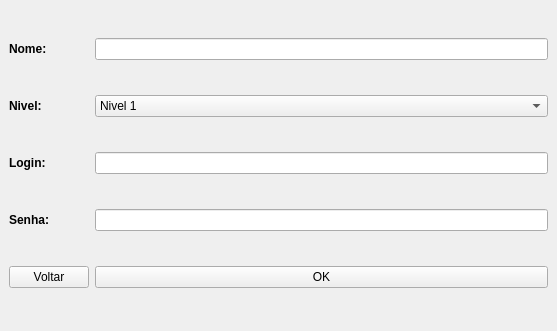
<?xml version="1.0" encoding="UTF-8"?>
<ui version="4.0">
 <class>Cad_Logins</class>
 <widget class="QMainWindow" name="Cad_Logins">
  <property name="geometry">
   <rect>
    <x>0</x>
    <y>0</y>
    <width>557</width>
    <height>331</height>
   </rect>
  </property>
  <property name="windowTitle">
   <string>Cadastro Logins</string>
  </property>
  <property name="windowIcon">
   <iconset resource="logo.qrc">
    <normaloff>:/icon/ufpel.png</normaloff>:/icon/ufpel.png</iconset>
  </property>
  <widget class="QWidget" name="centralwidget">
   <layout class="QGridLayout" name="gridLayout">
    <item row="0" column="0">
     <widget class="QLabel" name="label">
      <property name="font">
       <font>
        <weight>75</weight>
        <bold>true</bold>
       </font>
      </property>
      <property name="text">
       <string>Nome:</string>
      </property>
     </widget>
    </item>
    <item row="0" column="1">
     <widget class="QLineEdit" name="lineEdit"/>
    </item>
    <item row="1" column="0">
     <widget class="QLabel" name="label_2">
      <property name="font">
       <font>
        <weight>75</weight>
        <bold>true</bold>
       </font>
      </property>
      <property name="text">
       <string>Nivel:</string>
      </property>
     </widget>
    </item>
    <item row="1" column="1">
     <widget class="QComboBox" name="comboBox_2">
      <item>
       <property name="text">
        <string>Nivel 1</string>
       </property>
      </item>
      <item>
       <property name="text">
        <string>Nivel 2</string>
       </property>
      </item>
     </widget>
    </item>
    <item row="2" column="0">
     <widget class="QLabel" name="label_3">
      <property name="font">
       <font>
        <weight>75</weight>
        <bold>true</bold>
       </font>
      </property>
      <property name="text">
       <string>Login:</string>
      </property>
     </widget>
    </item>
    <item row="2" column="1">
     <widget class="QLineEdit" name="lineEdit_3"/>
    </item>
    <item row="3" column="0">
     <widget class="QLabel" name="label_4">
      <property name="font">
       <font>
        <weight>75</weight>
        <bold>true</bold>
       </font>
      </property>
      <property name="text">
       <string>Senha:</string>
      </property>
     </widget>
    </item>
    <item row="3" column="1">
     <widget class="QLineEdit" name="lineEdit_4">
      <property name="inputMask">
       <string/>
      </property>
      <property name="maxLength">
       <number>999999999</number>
      </property>
      <property name="echoMode">
       <enum>QLineEdit::Password</enum>
      </property>
     </widget>
    </item>
    <item row="4" column="0">
     <widget class="QPushButton" name="pushButton_2">
      <property name="text">
       <string>Voltar</string>
      </property>
     </widget>
    </item>
    <item row="4" column="1">
     <widget class="QPushButton" name="pushButton">
      <property name="text">
       <string>OK</string>
      </property>
     </widget>
    </item>
   </layout>
  </widget>
 </widget>
 <resources>
  <include location="logo.qrc"/>
 </resources>
 <connections/>
</ui>
